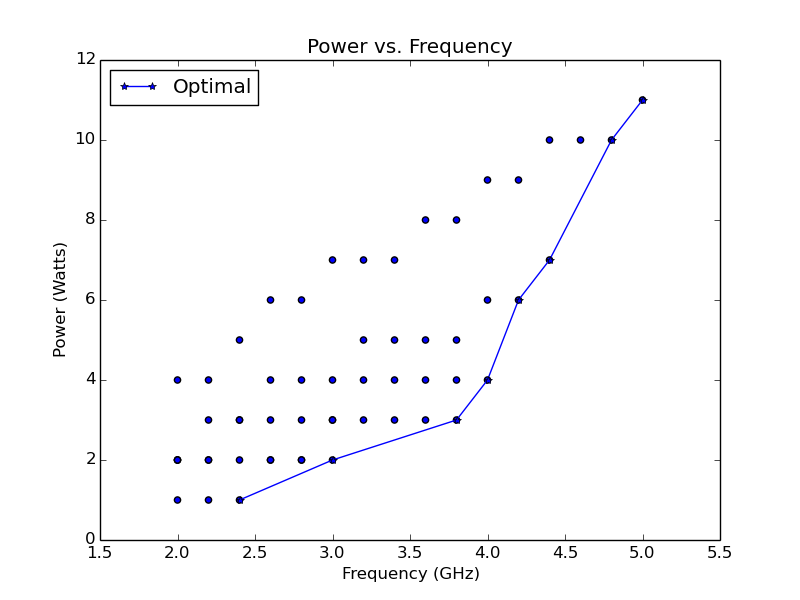

Recreate this plot in Python.
import matplotlib.pyplot as plt

# Import the shmoo plot
freq_vdd = [(2, .9, 1),
            (2, 1, 2),
            (2, 1.1, 2),
            (2, 1.2, 2),
            (2, 1.3, 4),

            (2.2, .9, 1),
            (2.2, 1, 2),
            (2.2, 1.1, 2),
            (2.2, 1.2, 3),
            (2.2, 1.3, 4),

            (2.4, .9, 1),
            (2.4, 1, 2),
            (2.4, 1.1, 3),
            (2.4, 1.2, 3),
            (2.4, 1.3, 5),

            (2.6, .9, 2),
            (2.6, 1, 2),
            (2.6, 1.1, 3),
            (2.6, 1.2, 4),
            (2.6, 1.3, 6),

            (2.8, .9, 2),
            (2.8, 1, 2),
            (2.8, 1.1, 3),
            (2.8, 1.2, 4),
            (2.8, 1.3, 6),

            (3, .9, 2),
            (3, 1, 3),
            (3, 1.1, 3),
            (3, 1.2, 4),
            (3, 1.3, 7),

            (3.2, 1, 3),
            (3.2, 1.1, 4),
            (3.2, 1.2, 5),
            (3.2, 1.3, 7),

            (3.4, 1, 3),
            (3.4, 1.1, 4),
            (3.4, 1.2, 5),
            (3.4, 1.3, 7),

            (3.6, 1, 3),
            (3.6, 1.1, 4),
            (3.6, 1.2, 5),
            (3.6, 1.3, 8),

            (3.8, 1, 3),
            (3.8, 1.1, 4),
            (3.8, 1.2, 5),
            (3.8, 1.3, 8),

            (4, 1.1, 4),
            (4, 1.2, 6),
            (4, 1.3, 9),

            (4.2, 1.2, 6),
            (4.2, 1.3, 9),

            (4.4, 1.2, 7),
            (4.4, 1.3, 10),

            (4.6, 1.3, 10),

            (4.8, 1.3, 10),

            (5, 1.3, 11),
            ]

x = []
y = []
freq = {}
for data in freq_vdd:
    y.append(data[2])
    x.append(data[0])

    if data[0] not in freq:
        freq[data[0]] = []

    freq[data[0]].append(data[2])

# Get our optimal power plot
min_power = []
for f in x:
    min_w = min(freq[f])
    min_power.append(min_w)

# Get our optimal points
pareto_optimal_freq = []
paraeto_optimal_power = []
for idx in range(len(x)):
    f = x[idx]
    power = min_power[idx]

    # If its the same power and higher freq., it's strictly better
    try:
        power_idx = paraeto_optimal_power.index(power)
        if freq > pareto_optimal_freq[power_idx]:
            pareto_optimal_freq[power_idx] = f
    except:
        pareto_optimal_freq.append(f)
        paraeto_optimal_power.append(power)

# Plot our graph
plt.scatter(x, y)
plt.plot(pareto_optimal_freq, paraeto_optimal_power, "*-", label="Optimal")
plt.title("Power vs. Frequency")
plt.ylabel("Power (Watts)")
plt.xlabel("Frequency (GHz)")
plt.legend(loc="upper left")
plt.savefig('power_perf.png')

# Figure out the minimal energy
instructions = 1000000000
min_joules = []
for f in freq:
    ins_sec = f * 1000000000.0
    min_w = min(freq[f])
    watts = min_w

    time_per_core = instructions / ins_sec

    # print "Time per core @ %1.1fGhz: %f" % (f, time_per_core)

    # How many cores?
    cores = 1
    while time_per_core / cores > .1:
        cores += 1

    # How much energy? (*cores/cores cancel out)
    joules = watts * time_per_core

    # print "Use %d cores and %f Jouels" % (cores, joules)

    min_joules.append((f, cores, joules))

for t in sorted(min_joules, key=lambda x: x[2]):

    # print "%d cores at %1.1f GHz uses %f J"% (t[1],t[0],t[2])

    print "%d & %1.1f & %f \\\\\hline"% (t[1],t[0],t[2])
